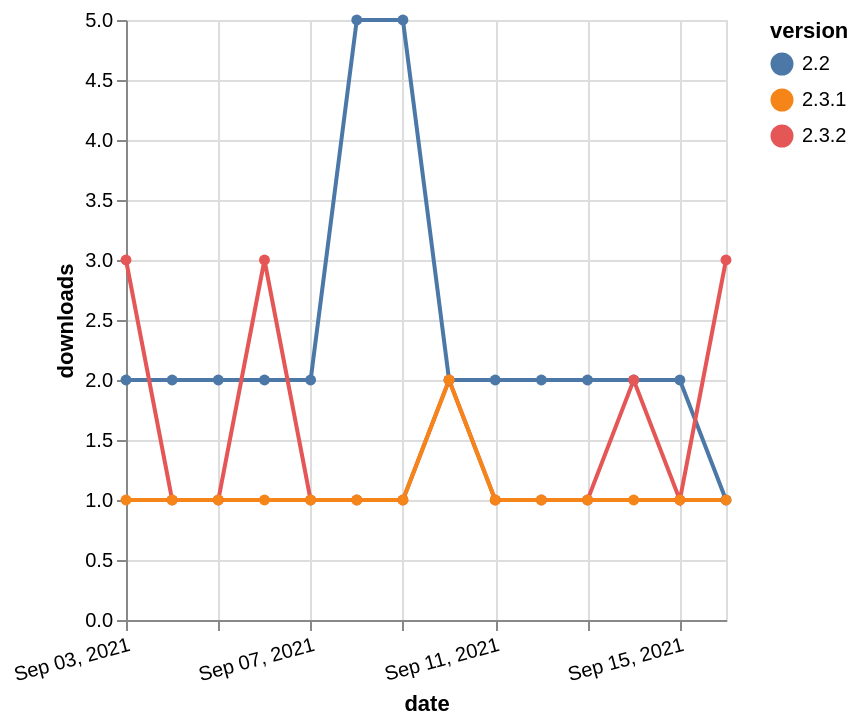

This figure's Vega-Lite source:
### Vega-Lite specification from a JSON file in a GitHub repository (floating-point values rounded to 4 significant figures)
{"$schema": "https://vega.github.io/schema/vega-lite/v5.json", "description": "A simple bar chart with embedded data.", "data": {"values": [{"date": "2021-09-03", "total": 2370, "delta": 2, "version": "2.2"}, {"date": "2021-09-04", "total": 2372, "delta": 2, "version": "2.2"}, {"date": "2021-09-05", "total": 2374, "delta": 2, "version": "2.2"}, {"date": "2021-09-06", "total": 2376, "delta": 2, "version": "2.2"}, {"date": "2021-09-07", "total": 2378, "delta": 2, "version": "2.2"}, {"date": "2021-09-08", "total": 2383, "delta": 5, "version": "2.2"}, {"date": "2021-09-09", "total": 2388, "delta": 5, "version": "2.2"}, {"date": "2021-09-10", "total": 2390, "delta": 2, "version": "2.2"}, {"date": "2021-09-11", "total": 2392, "delta": 2, "version": "2.2"}, {"date": "2021-09-12", "total": 2394, "delta": 2, "version": "2.2"}, {"date": "2021-09-13", "total": 2396, "delta": 2, "version": "2.2"}, {"date": "2021-09-14", "total": 2398, "delta": 2, "version": "2.2"}, {"date": "2021-09-15", "total": 2400, "delta": 2, "version": "2.2"}, {"date": "2021-09-16", "total": 2401, "delta": 1, "version": "2.2"}, {"date": "2021-09-03", "total": 832, "delta": 3, "version": "2.3.2"}, {"date": "2021-09-04", "total": 833, "delta": 1, "version": "2.3.2"}, {"date": "2021-09-05", "total": 834, "delta": 1, "version": "2.3.2"}, {"date": "2021-09-06", "total": 837, "delta": 3, "version": "2.3.2"}, {"date": "2021-09-07", "total": 838, "delta": 1, "version": "2.3.2"}, {"date": "2021-09-08", "total": 839, "delta": 1, "version": "2.3.2"}, {"date": "2021-09-09", "total": 840, "delta": 1, "version": "2.3.2"}, {"date": "2021-09-10", "total": 842, "delta": 2, "version": "2.3.2"}, {"date": "2021-09-11", "total": 843, "delta": 1, "version": "2.3.2"}, {"date": "2021-09-12", "total": 844, "delta": 1, "version": "2.3.2"}, {"date": "2021-09-13", "total": 845, "delta": 1, "version": "2.3.2"}, {"date": "2021-09-14", "total": 847, "delta": 2, "version": "2.3.2"}, {"date": "2021-09-15", "total": 848, "delta": 1, "version": "2.3.2"}, {"date": "2021-09-16", "total": 851, "delta": 3, "version": "2.3.2"}, {"date": "2021-09-03", "total": 266, "delta": 1, "version": "2.3.1"}, {"date": "2021-09-04", "total": 267, "delta": 1, "version": "2.3.1"}, {"date": "2021-09-05", "total": 268, "delta": 1, "version": "2.3.1"}, {"date": "2021-09-06", "total": 269, "delta": 1, "version": "2.3.1"}, {"date": "2021-09-07", "total": 270, "delta": 1, "version": "2.3.1"}, {"date": "2021-09-08", "total": 271, "delta": 1, "version": "2.3.1"}, {"date": "2021-09-09", "total": 272, "delta": 1, "version": "2.3.1"}, {"date": "2021-09-10", "total": 274, "delta": 2, "version": "2.3.1"}, {"date": "2021-09-11", "total": 275, "delta": 1, "version": "2.3.1"}, {"date": "2021-09-12", "total": 276, "delta": 1, "version": "2.3.1"}, {"date": "2021-09-13", "total": 277, "delta": 1, "version": "2.3.1"}, {"date": "2021-09-14", "total": 278, "delta": 1, "version": "2.3.1"}, {"date": "2021-09-15", "total": 279, "delta": 1, "version": "2.3.1"}, {"date": "2021-09-16", "total": 280, "delta": 1, "version": "2.3.1"}]}, "width": "container", "mark": {"type": "line", "point": {"filled": true}}, "encoding": {"x": {"field": "date", "type": "temporal", "timeUnit": "yearmonthdate", "title": "date", "axis": {"labelAngle": -15}}, "y": {"field": "delta", "type": "quantitative", "title": "downloads"}, "color": {"field": "version", "type": "nominal"}, "tooltip": {"field": "delta"}}}
